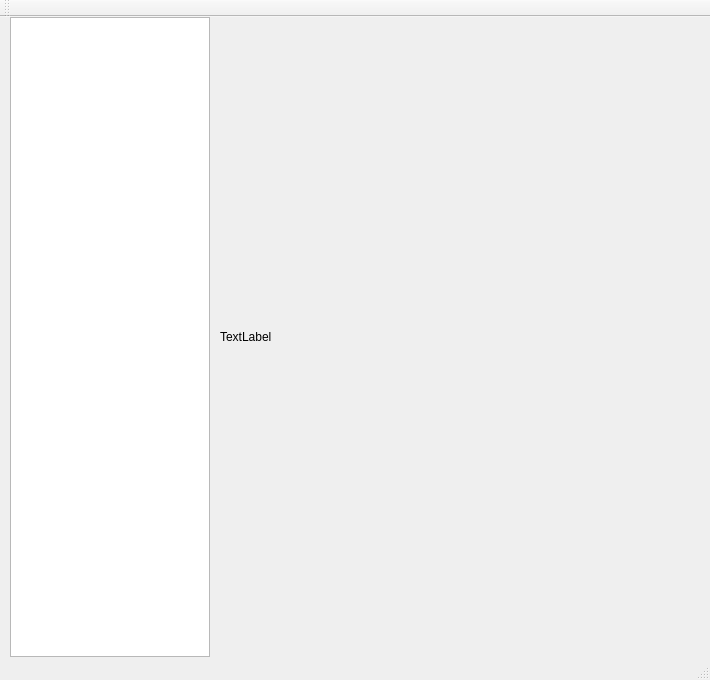
<?xml version="1.0" encoding="UTF-8"?>
<ui version="4.0">
 <class>MainWindow</class>
 <widget class="QMainWindow" name="MainWindow">
  <property name="geometry">
   <rect>
    <x>0</x>
    <y>0</y>
    <width>710</width>
    <height>680</height>
   </rect>
  </property>
  <property name="sizePolicy">
   <sizepolicy hsizetype="Minimum" vsizetype="Minimum">
    <horstretch>0</horstretch>
    <verstretch>0</verstretch>
   </sizepolicy>
  </property>
  <property name="windowTitle">
   <string>MainWindow</string>
  </property>
  <widget class="QWidget" name="centralWidget">
   <widget class="QLabel" name="fingerLabel">
    <property name="geometry">
     <rect>
      <x>220</x>
      <y>0</y>
      <width>480</width>
      <height>640</height>
     </rect>
    </property>
    <property name="text">
     <string>TextLabel</string>
    </property>
   </widget>
   <widget class="QListWidget" name="listTerms">
    <property name="geometry">
     <rect>
      <x>10</x>
      <y>0</y>
      <width>200</width>
      <height>640</height>
     </rect>
    </property>
   </widget>
  </widget>
  <widget class="QToolBar" name="mainToolBar">
   <attribute name="toolBarArea">
    <enum>TopToolBarArea</enum>
   </attribute>
   <attribute name="toolBarBreak">
    <bool>false</bool>
   </attribute>
  </widget>
  <widget class="QStatusBar" name="statusBar"/>
 </widget>
 <layoutdefault spacing="6" margin="11"/>
 <resources/>
 <connections/>
</ui>
